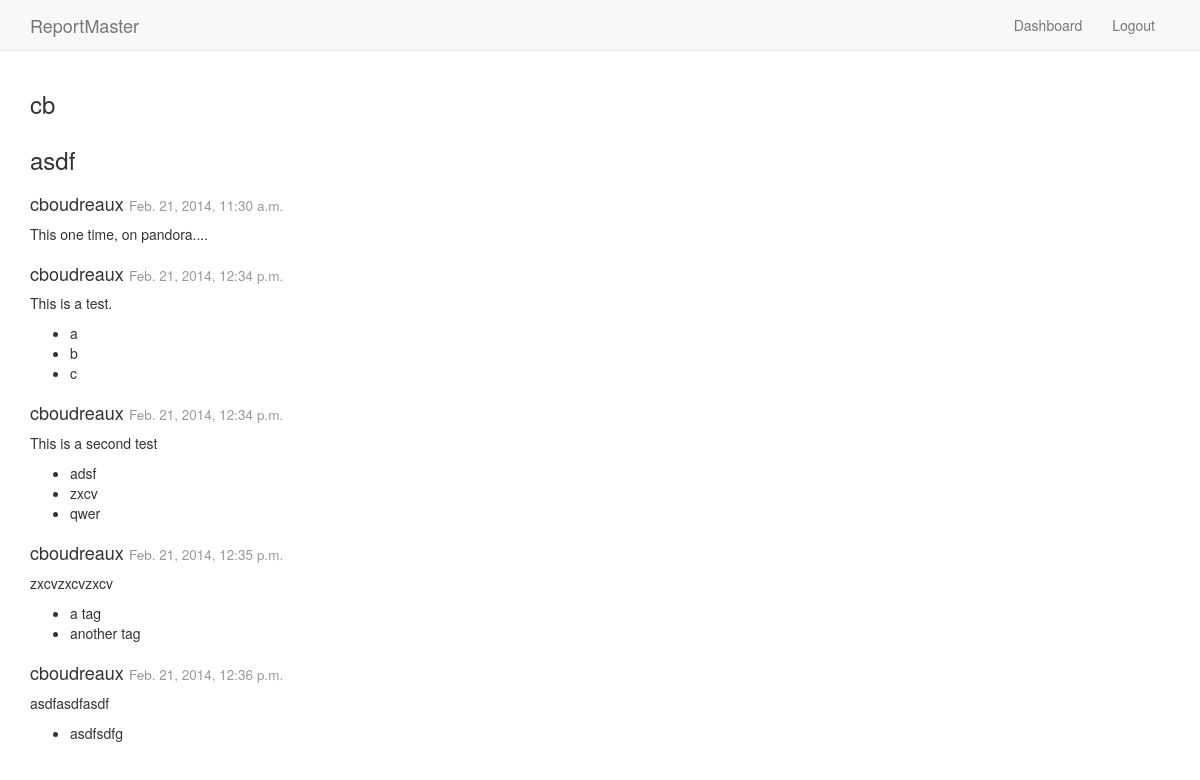
Before: /reporting/report/view/2/ (signed in) with the older database file.
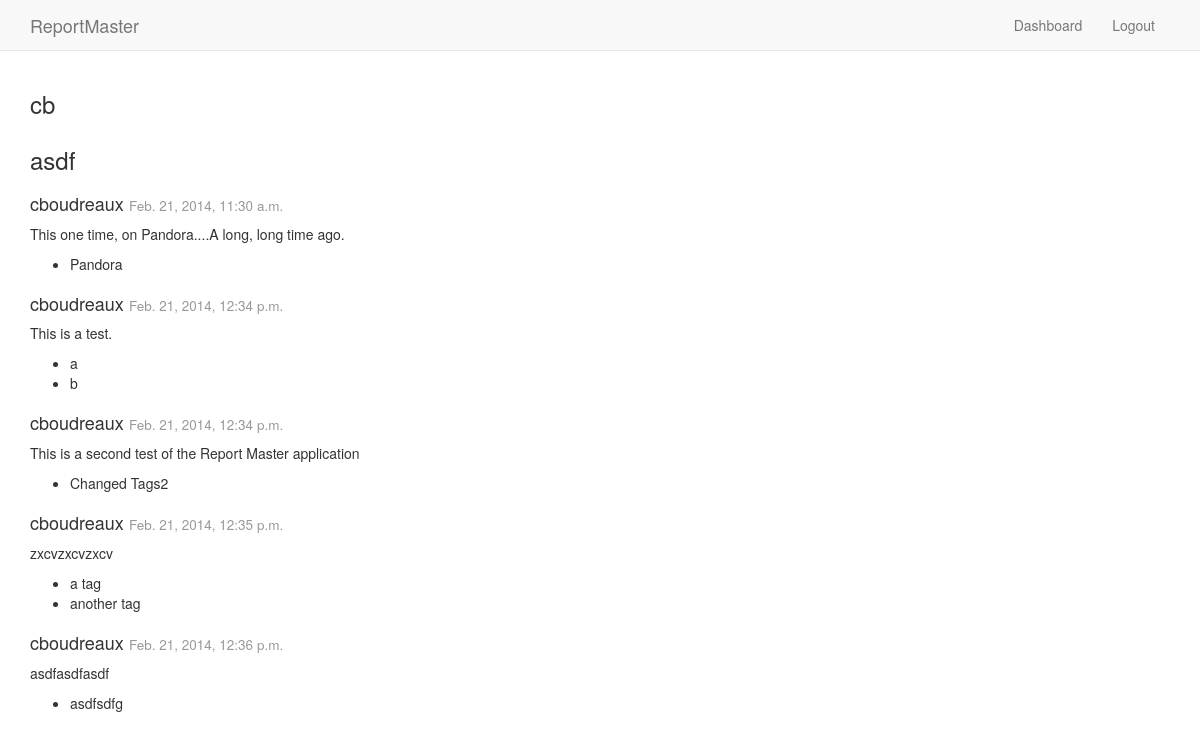
After: the same page with the newer database file.
### reporting/models.py (models this page shows, shortened)
class ReportItem(models.Model):
	created_at = models.DateTimeField(auto_now_add=True)
	created_by = models.ForeignKey(IDLUser)
	content = models.TextField()
	tags = TaggableManager(blank=True)
	last_modified = models.DateTimeField(auto_now=True)

### reporting/views.py (the view)
# urls.py: url(r'^report/view/(?P<pk>\d+)/$', views.view_report, name='view_report'),
@login_required(login_url='/login/')
def view_report(request, pk):
	report = Report.objects.get(pk=int(pk))
	data = {
		'report': report,
		'report_items': report.report_items.all().order_by('created_at')
	}
	return render_to_response('reporting/view_report.html', data, context_instance=RequestContext(request))

### reporting/models.py (called while the page is built)
	def name(self):
		if self.first_name != "" and self.last_name != "":
			return " ".join([self.first_name, self.last_name])
		else:
			return self.username

### reporting/templates/reporting/view_report.html (shortened to what this page needs)
{% load staticfiles %}
<!doctype html>
<html>
	<head>
		<link rel="stylesheet" type="text/css" href="{% static 'reporting/bootstrap/css/bootstrap.min.css' %}" />
	</head>
	<body>
		<nav class="navbar navbar-default navbar-static-top" role="navigation">
	 		<div class="container">
	 			<ul class="nav navbar-nav pull-left">
					<li><a class="navbar-brand" href"#">ReportMaster</a></li>
				</ul>
				<ul class="nav navbar-nav pull-right">
					<li><a href="{% url 'reporting:index' %}"> Dashboard </a></li>
      				<li><a href="{% url 'logout' %}"> Logout </a></li>
				</ul>
			</div>
		</nav>
		<div class="container">
			<div class="row">
				<div class="col-md-12">
					<h3>
						{{report.name}}
					</h3>
				</div>
				<div class="col-md-12">
					<h3>
						{{report.description}}
					</h3>
				</div>
			</div>
			{% for item in report_items %}
			<div class="row">
				<div class="col-md-12">
					<h4>
						{{item.created_by.name}}
						<small>{{item.created_at}}</small>
					</h4>
					<p>{{item.content}}</p>
						<ul>
							{% for tag in item.tags.all%}
								<li>
									{{tag.name}}
								</li>
							{% endfor %}
						</ul>
				</div>
			</div>
			{% endfor %}
		</div>
	</body>
</html>

Changed rows visible on the page:
removed Tag: name "c", shown under ReportItem "This is a test."
removed Tag: name "adsf", shown under ReportItem "cboudreaux"
removed Tag: name "zxcv", shown under ReportItem "cboudreaux"
removed Tag: name "qwer", shown under ReportItem "cboudreaux"
changed ReportItem: content "This one time, on pandora...." → "This one time, on Pandora....A long, long time ago."
added Tag: name "Pandora", shown under ReportItem "cboudreaux"
changed ReportItem: content "This is a second test" → "This is a second test of the Report Master application"
added Tag: name "Changed Tags2", shown under ReportItem "cboudreaux"
